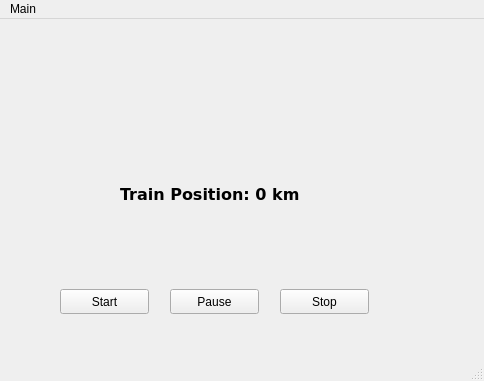
<?xml version="1.0" encoding="UTF-8"?>
<ui version="4.0">
 <class>MainWindow</class>
 <widget class="QMainWindow" name="MainWindow">
  <property name="geometry">
   <rect>
    <x>0</x>
    <y>0</y>
    <width>484</width>
    <height>381</height>
   </rect>
  </property>
  <property name="windowTitle">
   <string>TCMS</string>
  </property>
  <widget class="QWidget" name="centralwidget">
   <widget class="QPushButton" name="startButton">
    <property name="geometry">
     <rect>
      <x>60</x>
      <y>270</y>
      <width>89</width>
      <height>25</height>
     </rect>
    </property>
    <property name="text">
     <string>Start</string>
    </property>
   </widget>
   <widget class="QPushButton" name="pauseButton">
    <property name="geometry">
     <rect>
      <x>170</x>
      <y>270</y>
      <width>89</width>
      <height>25</height>
     </rect>
    </property>
    <property name="text">
     <string>Pause</string>
    </property>
   </widget>
   <widget class="QPushButton" name="stopButton">
    <property name="geometry">
     <rect>
      <x>280</x>
      <y>270</y>
      <width>89</width>
      <height>25</height>
     </rect>
    </property>
    <property name="text">
     <string>Stop</string>
    </property>
   </widget>
   <widget class="QLabel" name="trainPositionLabel">
    <property name="geometry">
     <rect>
      <x>120</x>
      <y>160</y>
      <width>191</width>
      <height>31</height>
     </rect>
    </property>
    <property name="font">
     <font>
      <family>DejaVu Sans</family>
      <pointsize>12</pointsize>
      <weight>75</weight>
      <italic>false</italic>
      <bold>false</bold>
     </font>
    </property>
    <property name="text">
     <string>Train Position: 0 km</string>
    </property>
   </widget>
  </widget>
  <widget class="QMenuBar" name="menubar">
   <property name="geometry">
    <rect>
     <x>0</x>
     <y>0</y>
     <width>484</width>
     <height>22</height>
    </rect>
   </property>
   <widget class="QMenu" name="menuMain">
    <property name="title">
     <string>Main</string>
    </property>
   </widget>
   <addaction name="menuMain"/>
  </widget>
  <widget class="QStatusBar" name="statusbar">
   <property name="maximumHeight">
    <number>16777215</number>
   </property>
  </widget>
 </widget>
 <resources/>
 <connections/>
</ui>
